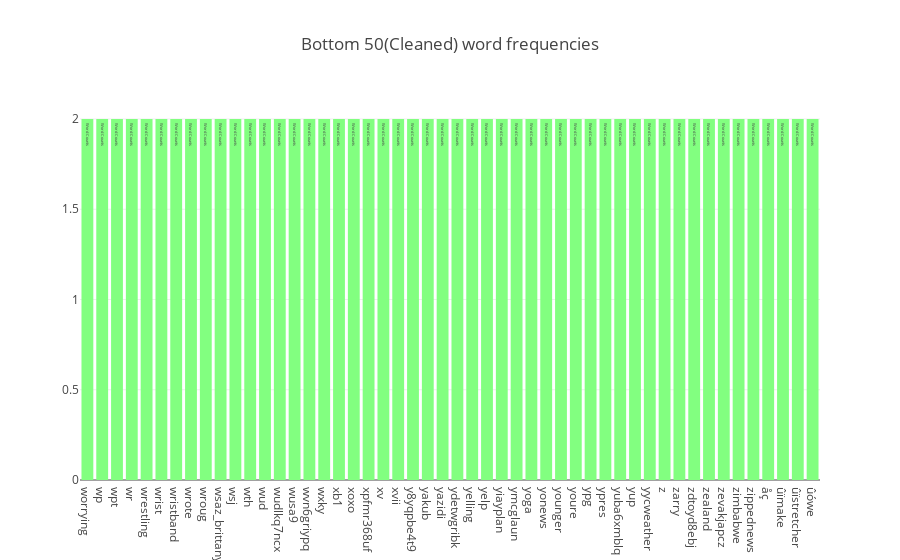

Here is the notebook cell this chart was saved with:
### Code cell
data = [go.Bar(
    x = x[-50:],
    y = y[-50:],
    marker = dict(colorscale='Jet', color = y[-50:]),
    text = 'Word Counts'
)]

layout = go.Layout(
    title = "Bottom 50(Cleaned) word frequencies"
)

fig = go.Figure(data=data, layout=layout)

py.iplot(fig, filename='basic-bar')

### Figure 1 — Plotly figure (JSON) as saved in the notebook; plotly's stock layout.template omitted (floating-point values rounded to 4 significant figures)
{"data": [{"marker": {"color": [2, 2, 2, 2, 2, 2, 2, 2, 2, 2, 2, 2, 2, 2, 2, 2, 2, 2, 2, 2, 2, 2, 2, 2, 2, 2, 2, 2, 2, 2, 2, 2, 2, 2, 2, 2, 2, 2, 2, 2, 2, 2, 2, 2, 2, 2, 2, 2, 2, 2], "colorscale": "Jet"}, "text": "Word Counts", "type": "bar", "uid": "05b6c41f-2acd-4a9b-9b56-1f23aecf54bd", "x": ["worrying", "wp", "wpt", "wr", "wrestling", "wrist", "wristband", "wrote", "wroug", "wsaz_brittany", "wsj", "wth", "wud", "wudlkq7ncx", "wusa9", "wvn6griypq", "wxky", "xb1", "xoxo", "xpfmr368uf", "xv", "xvii", "y8yqpbe4t9", "yakub", "yazidi", "ydetwgribk", "yelling", "yelp", "yiayplan", "ymcglaun", "yoga", "yonews", "younger", "youre", "ypg", "ypres", "yuba6xmblq", "yup", "yycweather", "z", "zarry", "zdtoyd8ebj", "zealand", "zevakjapcz", "zimbabwe", "zippednews", "åç", "ûïmake", "ûïstretcher", "ûówe"], "y": [2, 2, 2, 2, 2, 2, 2, 2, 2, 2, 2, 2, 2, 2, 2, 2, 2, 2, 2, 2, 2, 2, 2, 2, 2, 2, 2, 2, 2, 2, 2, 2, 2, 2, 2, 2, 2, 2, 2, 2, 2, 2, 2, 2, 2, 2, 2, 2, 2, 2]}], "layout": {"title": {"text": "Bottom 50(Cleaned) word frequencies"}}}
